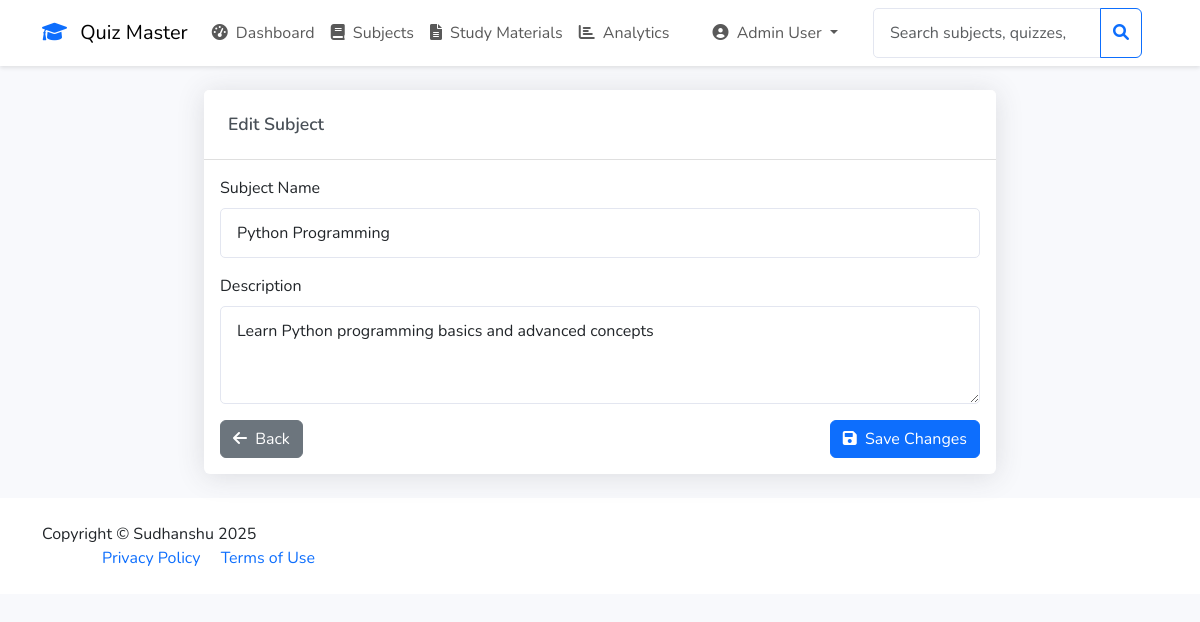
Page /admin/subject/1/edit (signed in) on the committed database.
### app/models/user.py (models this page shows, shortened)
class User(UserMixin, db.Model):
    __tablename__ = 'user'
    id = db.Column(db.Integer, primary_key=True)
    email = db.Column(db.String(120), unique=True, nullable=False)
    password_hash = db.Column(db.String(256), nullable=False)
    full_name = db.Column(db.String(100), nullable=False)
    qualification = db.Column(db.String(100), nullable=True)
    dob = db.Column(db.Date, nullable=True)
    is_admin = db.Column(db.Boolean, default=False)
    created_at = db.Column(db.DateTime, default=datetime.utcnow)
    scores = db.relationship('Score', backref='user', lazy=True)
    achievements = db.relationship('Achievement', backref='user', lazy=True)

### app/models/subject.py (models this page shows)
class Subject(db.Model):
    id = db.Column(db.Integer, primary_key=True)
    name = db.Column(db.String(100), nullable=False)
    description = db.Column(db.Text, nullable=True)
    created_at = db.Column(db.DateTime, default=datetime.utcnow)
    chapters = db.relationship('Chapter', backref='subject', lazy=True)

### app/routes.py (the view)
@admin_bp.route('/subject/<int:subject_id>/edit', methods=['GET', 'POST'])
@admin_required
def edit_subject(subject_id):
    subject = Subject.query.get_or_404(subject_id)
    form = SubjectForm(obj=subject)
    if form.validate_on_submit():
        subject.name = form.name.data
        subject.description = form.description.data
        db.session.commit()
        flash('Subject updated successfully!', 'success')
        return redirect(url_for('admin.manage_subjects'))
    return render_template('admin/edit_subject.html', form=form, subject=subject)

### app/forms.py
class SubjectForm(FlaskForm):
    name = StringField('Subject Name', validators=[DataRequired()])
    description = TextAreaField('Description')
    submit = SubmitField('Add Subject')

### app/__init__.py (called while the page is built)
def create_app():
    app = Flask(__name__)
    app.config.from_object(Config)
    db.init_app(app)
    login_manager.init_app(app)
    mail.init_app(app)
    @login_manager.user_loader
    def load_user(id):
        return User.query.get(int(id))
    @app.template_filter('strftime')
    def _jinja2_filter_datetime(date, fmt=None):
        if fmt is None:
            fmt = '%Y-%m-%d %H:%M'
        return date.strftime(fmt) if date else ''
    from app.routes import auth_bp, admin_bp, user_bp, main_bp
    app.register_blueprint(main_bp)
    app.register_blueprint(auth_bp)
    app.register_blueprint(admin_bp)
    app.register_blueprint(user_bp)
    return app

### app/routes.py (called while the page is built)
def admin_required(f):
    @wraps(f)
    def decorated_function(*args, **kwargs):
        if not current_user.is_authenticated:
            return redirect(url_for('auth.login'))
        if not current_user.is_admin:
            flash('Access denied. Admin privileges required.', 'danger')
            return redirect(url_for('user.dashboard'))
        return f(*args, **kwargs)
    return decorated_function

### app/templates/admin/edit_subject.html (shortened to what this page needs)
{% extends "base.html" %}
{% block content %}
<div class="row">
    <div class="col-md-8 offset-md-2">
        <div class="card">
            <div class="card-header">
                <h3 class="card-title mb-0">Edit Subject</h3>
            </div>
            <div class="card-body">
                <form method="POST">
                    <div class="mb-3">
                        {{ form.name.label(class="form-label") }}
                        {{ form.name(class="form-control") }}
                    </div>
                    <div class="mb-3">
                        {{ form.description.label(class="form-label") }}
                        {{ form.description(class="form-control", rows=3) }}
                    </div>
                    <div class="d-flex justify-content-between">
                        <a href="{{ url_for('admin.manage_subjects') }}" class="btn btn-secondary">
                            <i class="fas fa-arrow-left me-1"></i> Back
                        </a>
                        <button type="submit" class="btn btn-primary">
                            <i class="fas fa-save me-1"></i> Save Changes
                        </button>
                    </div>
                </form>
            </div>
        </div>
    </div>
</div>
{% endblock %}

### app/templates/base.html (shortened to what this page needs)
<!DOCTYPE html>
<html lang="en">
<head>
    <link href="https://cdn.jsdelivr.net/npm/bootstrap@5.3.0/dist/css/bootstrap.min.css" rel="stylesheet">
    <link href="https://cdnjs.cloudflare.com/ajax/libs/font-awesome/6.0.0/css/all.min.css" rel="stylesheet">
    <link href="{{ url_for('static', filename='css/style.css') }}" rel="stylesheet">
</head>
<body>
    <nav class="navbar navbar-expand-lg navbar-light bg-white">
        <div class="container">
            <a class="navbar-brand" href="{{ url_for('main.index') }}">
                <i class="fas fa-graduation-cap text-primary me-2"></i>
                Quiz Master
            </a>
            <div class="collapse navbar-collapse" id="navbarNav">
                {% if current_user.is_authenticated %}
                    {% if current_user.is_admin %}
                        <ul class="navbar-nav me-auto">
                            <li class="nav-item">
                                <a class="nav-link" href="{{ url_for('admin.dashboard') }}">
                                    <i class="fas fa-tachometer-alt me-1"></i> Dashboard
                                </a>
                            </li>
                            <li class="nav-item">
                                <a class="nav-link" href="{{ url_for('admin.manage_subjects') }}">
                                    <i class="fas fa-book me-1"></i> Subjects
                                </a>
                            </li>
                            <li class="nav-item">
                                <a class="nav-link" href="{{ url_for('admin.manage_study_materials') }}">
                                    <i class="fas fa-file-alt me-1"></i> Study Materials
                                </a>
                            </li>
                            <li class="nav-item">
                                <a class="nav-link" href="{{ url_for('admin.quiz_analytics') }}">
                                    <i class="fas fa-chart-bar me-1"></i> Analytics
                                </a>
                            </li>
                        </ul>
                    {% endif %}
                    <ul class="navbar-nav">
                        <li class="nav-item dropdown">
                            <a class="nav-link dropdown-toggle" href="#" id="userDropdown" role="button" data-bs-toggle="dropdown">
                                <i class="fas fa-user-circle me-1"></i>
                                {{ current_user.full_name }}
                            </a>
                        </li>
                    </ul>
                {% endif %}
                {% if current_user.is_authenticated %}
                    <form class="d-flex ms-auto me-3" method="GET"
                          action="{{ url_for('admin.admin_search' if current_user.is_admin else 'user.user_search') }}">
                        <div class="input-group">
                            <input type="search" name="q" class="form-control"
                                   placeholder="{{ 'Search subjects, quizzes, or users...' if current_user.is_admin else 'Search quizzes...' }}">
                            <button class="btn btn-outline-primary" type="submit">
                                <i class="fas fa-search"></i>
                            </button>
                        </div>
                    </form>
                {% endif %}
            </div>
        </div>
    </nav>
    <main class="py-4">
        {% block content %}{% endblock %}
    </main>
    <footer class="bg-white py-4 mt-auto">
        <div class="container">
            <div class="row align-items-center">
                <div class="col-lg-6 text-lg-start">
                    Copyright &copy; Sudhanshu 2025
                <div class="col-lg-6 text-lg-end">
                    <a href="#" class="text-decoration-none me-3">Privacy Policy</a>
                    <a href="#" class="text-decoration-none">Terms of Use</a>
                </div>
            </div>
        </div>
    </footer>
</body>
</html>

### app/static/css/style.css (style rules this page uses)
:root { --primary-color: #4e73df; --secondary-color: #858796; --success-color: #1cc88a; --info-color: #36b9cc; --warning-color: #f6c23e; --danger-color: #e74a3b; --light-color: #f8f9fc; --dark-color: #5a5c69; }
body { font-family: 'Nunito', sans-serif; background-color: #f8f9fc; }
.navbar { box-shadow: 0 2px 4px rgba(0,0,0,.1); }
.card { border: none; box-shadow: 0 0.15rem 1.75rem 0 rgba(58, 59, 69, 0.15); transition: transform 0.2s ease-in-out; }
.form-control { border-radius: 5px; padding: 0.75rem 1rem; border: 1px solid #e3e6f0; }
.card-header { background-color: #fff; border-bottom: 1px solid rgba(0, 0, 0, 0.125); padding: 1.5rem; }
.card-title { color: #495057; font-size: 1.1rem; font-weight: 600; margin-bottom: 1rem; }

### rows in the picture
User: full_name "Admin User", q "Search subjects, quizzes, or users..."
Subject: name "Python Programming", description "Learn Python programming basics and advanced concepts"
